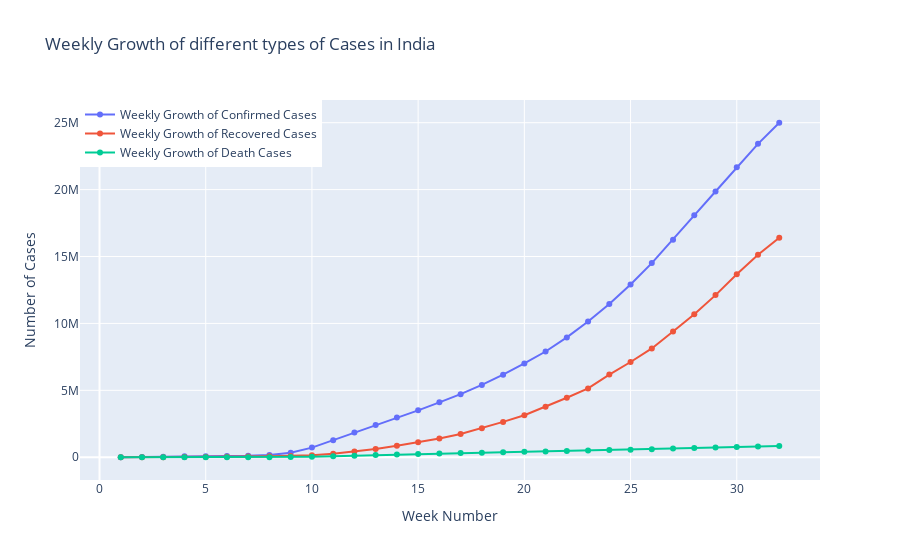

The notebook cell this image was saved under:
### Code cell
# Growth of Cases Weekly
datewise["WeekOfYear"]=datewise.index.weekofyear

week_num=[]
weekwise_confirmed=[]
weekwise_recovered=[]
weekwise_deaths=[]
w=1
for i in list(datewise["WeekOfYear"].unique()):
    weekwise_confirmed.append(datewise[datewise["WeekOfYear"]==i]["Confirmed"].iloc[-1])
    weekwise_recovered.append(datewise[datewise["WeekOfYear"]==i]["Recovered"].iloc[-1])
    weekwise_deaths.append(datewise[datewise["WeekOfYear"]==i]["Deaths"].iloc[-1])
    week_num.append(w)
    w=w+1

fig=go.Figure()
fig.add_trace(go.Scatter(x=week_num, y=weekwise_confirmed,
                    mode='lines+markers',
                    name='Weekly Growth of Confirmed Cases'))
fig.add_trace(go.Scatter(x=week_num, y=weekwise_recovered,
                    mode='lines+markers',
                    name='Weekly Growth of Recovered Cases'))
fig.add_trace(go.Scatter(x=week_num, y=weekwise_deaths,
                    mode='lines+markers',
                    name='Weekly Growth of Death Cases'))
fig.update_layout(title="Weekly Growth of different types of Cases in India",
                 xaxis_title="Week Number",yaxis_title="Number of Cases",legend=dict(x=0,y=1,traceorder="normal"))
fig.show()

### Figure 1 — Plotly figure (JSON) as saved in the notebook; plotly's stock layout.template omitted (floating-point values rounded to 4 significant figures)
{"data": [{"mode": "lines+markers", "name": "Weekly Growth of Confirmed Cases", "type": "scatter", "x": [1, 2, 3, 4, 5, 6, 7, 8, 9, 10, 11, 12, 13, 14, 15, 16, 17, 18, 19, 20, 21, 22, 23, 24, 25, 26, 27, 28, 29, 30, 31, 32], "y": [2118, 16787, 40151, 71226, 78985, 88371, 109835, 167447, 337122, 720140, 1272115, 1846680, 2401379, 2971475, 3506729, 4101699, 4713620, 5407613, 6166946, 7010582, 7900924, 8955536, 10145791, 11449707, 12910357, 14507491, 16252541, 18079516, 19861683, 21672186, 23420418, 24996456]}, {"mode": "lines+markers", "name": "Weekly Growth of Recovered Cases", "type": "scatter", "x": [1, 2, 3, 4, 5, 6, 7, 8, 9, 10, 11, 12, 13, 14, 15, 16, 17, 18, 19, 20, 21, 22, 23, 24, 25, 26, 27, 28, 29, 30, 31, 32], "y": [52, 472, 3244, 10865, 23394, 42716, 60695, 76034, 97243, 149076, 260012, 421722, 623903, 865733, 1125236, 1408980, 1733963, 2168563, 2641329, 3140920, 3769712, 4447086, 5140899, 6179006, 7116957, 8133663, 9397505, 10690555, 12115825, 13676868, 15137203, 16409757]}, {"mode": "lines+markers", "name": "Weekly Growth of Death Cases", "type": "scatter", "x": [1, 2, 3, 4, 5, 6, 7, 8, 9, 10, 11, 12, 13, 14, 15, 16, 17, 18, 19, 20, 21, 22, 23, 24, 25, 26, 27, 28, 29, 30, 31, 32], "y": [56, 362, 906, 1770, 2469, 2996, 3803, 6440, 14623, 33925, 69374, 114089, 165044, 206544, 247470, 282709, 315185, 345059, 372035, 402744, 433066, 468365, 501893, 534267, 569128, 606173, 648637, 689360, 731326, 775244, 808676, 842499]}], "layout": {"legend": {"traceorder": "normal", "x": 0, "y": 1}, "title": {"text": "Weekly Growth of different types of Cases in India"}, "xaxis": {"title": {"text": "Week Number"}}, "yaxis": {"title": {"text": "Number of Cases"}}}}
